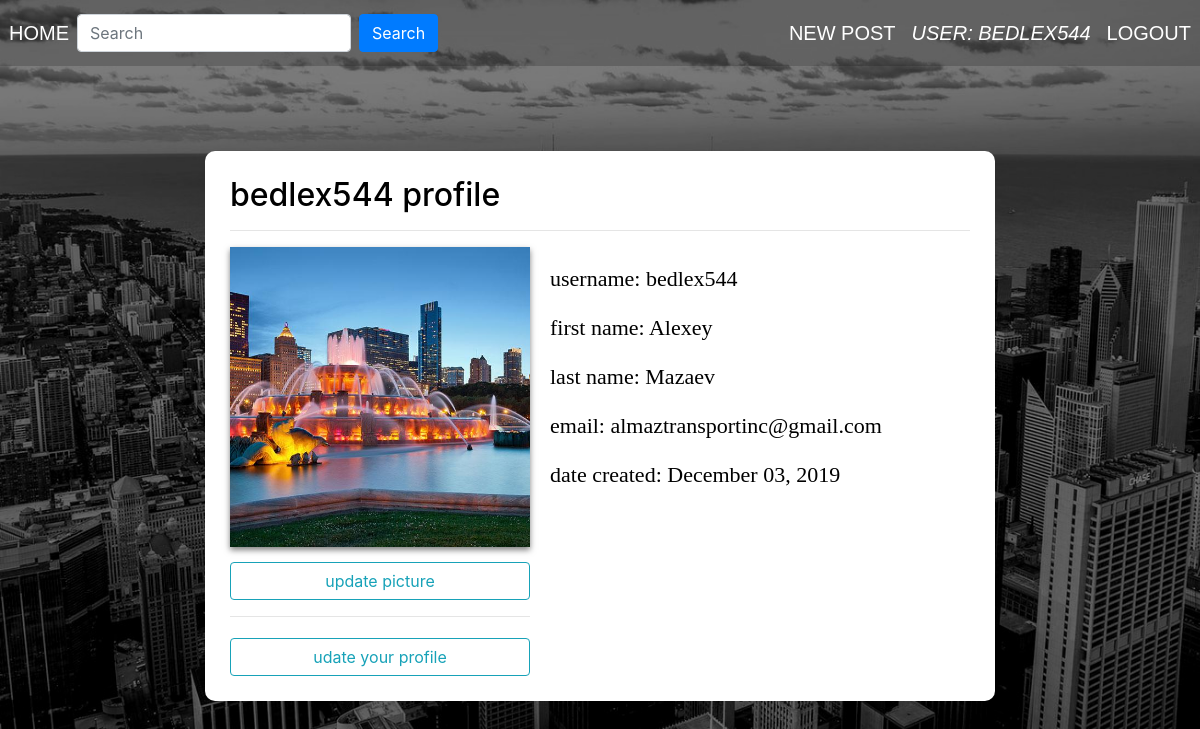
The page /user/3 (signed in) on the database its author committed.
### app_base/models.py (models this page shows, shortened)
class User(db.Model,UserMixin):
    id = db.Column(db.Integer, primary_key = True)
    username = db.Column(db.String(100), unique = True, nullable = False)
    firstname = db.Column(db.String(100))
    lastname = db.Column(db.String(100))
    email = db.Column(db.String(150), unique = True ,nullable = False)
    photourl = db.Column(db.String(500))
    password = db.Column(db.String(300), nullable = False)
    date_created = db.Column(db.DateTime, default = datetime.now)
    articles = db.relationship('Article', backref='owner', lazy="dynamic")

### app_base/routes.py (the view)
@app.route("/user/<int:user_id>", methods =["GET","POST"])
@login_required
def user(user_id):
    user = User.query.filter_by(id=user_id).first_or_404()
    if current_user.username == user.username:
        form = EditForm(formdata=request.form, obj=user)
        if request.method == "POST" and form.validate():
            form.populate_obj(post)
            db.session.commit()
    else:
        return redirect(url_for('err401'))
    return render_template("user.html", user = user, form = form)

### app_base/forms.py
class EditForm(FlaskForm):
    username = StringField('user name',validators=[DataRequired(), Length(min = 2, max = 100)])
    firstname = StringField("first name", validators=[DataRequired(), Length(min = 2, max = 100)])
    lastname = StringField("last name", validators=[DataRequired(), Length(min = 2, max = 100)])
    submit = SubmitField('update')

### app_base/models.py (called while the page is built)
@login_manager.user_loader
def load_user(user_id):
    return User.query.get(int(user_id))

### app_base/templates/user.html (shortened to what this page needs)
{% extends "index.html"%}}
{% block content %}
<div class="row ">
  <div class="container-fluid d-flex align-items-center main__container">
    <div class="col-12 content1 clearfix">
          <h2>{{user.username}} profile </h2>
          <hr>
          <div class="containerProfileImage">
            <img class="profileimages" src="{{user.photourl}}" alt="{{user.username}}">
            <br>
            <a class="btn btn-outline-info pictureBtn" href="/load">update picture</a>
            <br>
            <hr>
            <button class="btn btn-outline-info pictureBtn" onclick="update()">udate your profile</button>
          </div>
          <div id="profile">
              <p>username: {{user.username}}</p>
              <p>first name: {{user.firstname}} </p>
              <p>last name: {{user.lastname}} </p>
              <p>email: {{user.email}}</p>
              <p>date created: {{user.date_created.strftime('%B %d, %Y')}}</p>
          </div>
        </div>
    </div>
  </div>
{% endblock content %}

### app_base/templates/index.html (shortened to what this page needs)
<!DOCTYPE html>
<html lang="en">
<head>
  <link rel="stylesheet" href="{{ url_for('static',filename='css/bootstrap.min.css') }}">
  <link rel="stylesheet" href="{{ url_for('static',filename='css/main.css') }}">
</head>
<body>
<div class="row">
  <nav class="navbar navbar-expand-sm nvbr">
    <ul class="navbar-nav justify-content-beetwen">
      <li class="nav-item"><a class ="nav-link" href="{{ url_for("home") }}">home</a></li>
      <form class="form-inline">
      <input class="form-control mr-sm-2" type="search" placeholder="Search" name="search" value="{{ request.args.get('search','') }}" aria-label="Search">
      <button class="btn btn-primary" type="submit">Search</button>
      </form>
    </ul>
    <ul class="navbar-nav ml-auto">
      {% if current_user.is_authenticated: %}
      <li class="nav-item"><a class ="nav-link" href="{{ url_for("post_article") }}">new post</a></li>
       <span class="nav-link user"><a href="/user/{{current_user.id}}">User: {{current_user.username}}</a></span>
      <li class="nav-item"><a class ="nav-link" href="{{ url_for("logout") }}">logout</a></li>
       {% else: %}
       <li class="nav-item"><a class ="nav-link" href="{{ url_for("login") }}">login</a></li>
       <li class="nav-item"><a class ="nav-link" href="{{ url_for("email_confirm") }}">sign up</a></li>
      {% endif %}
        </ul>
  </nav>
</div>
<div class="row justify-content-center">
  <div class="col-12 col-xl-8">
{% block content %}
{% endblock content %}
</div>
</div>
</body>
</html>

### app_base/static/css/main.css (style rules this page uses)
body { background-image: url("../img/Chicago_background_QWE.jpg"); background-repeat: no-repeat; background-size: cover; background-attachment: fixed; color: #fff; }
.nvbr { display:flex; width:100%; margin-bottom: 10px; background-color: rgba(10,10,10,0.2); }
.nav-link { padding:10px 40px; text-decoration: none; color:#fff; text-transform: uppercase; font-family: arial; font-weight: 400; font-size: 20px; transition: 0.3s linear; }
.user { color:#fff; font-weight:100; font-style: italic; font-size: 20px; border-radius: 5px; }
.user a { text-decoration: none; color:#fff; }
.content1 { display:block; margin: 0px 0px 20px 0px; padding: 25px; width: 100%; background-color: #fff; color: black; border-radius: 10px; }
.clearfix { overflow: auto; clear: both; display: table; }
.containerProfileImage { float: left; }
.profileimages { display: inline-block; height: 300px; width: 300px; object-fit: cover; box-shadow: 0 3px 6px rgba(0,0,0,.5); margin-bottom: 10px; }
#profile { width: auto; display: inline-block; font-family: serif; font-weight: 400; margin: 15px 20px; font-size: 22px; fon }
.main__container { width: 100%; height: 90vh; }
.pictureBtn { width:100%; margin-top: 5px; }

### rows shown on the page
User: username "BEDLEX544", username "bedlex544", photourl (picture), firstname "Alexey", lastname "Mazaev", email "almaztransportinc@gmail.com", date_created "December 03, 2019"
